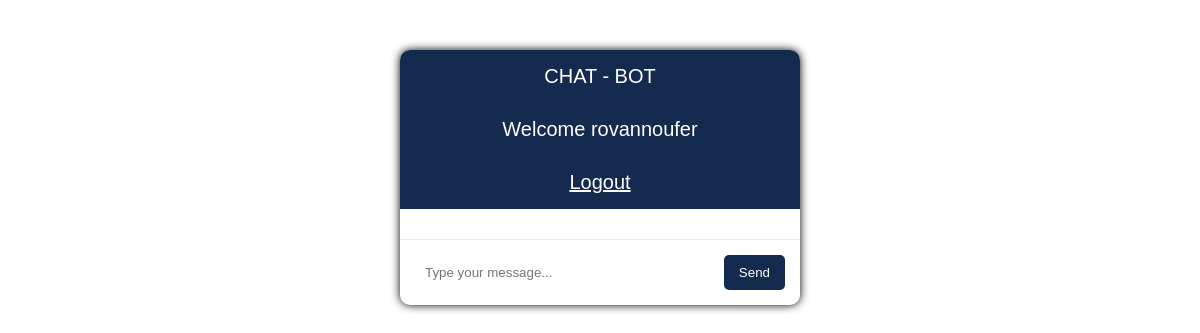
The app's page / (signed in), older data.
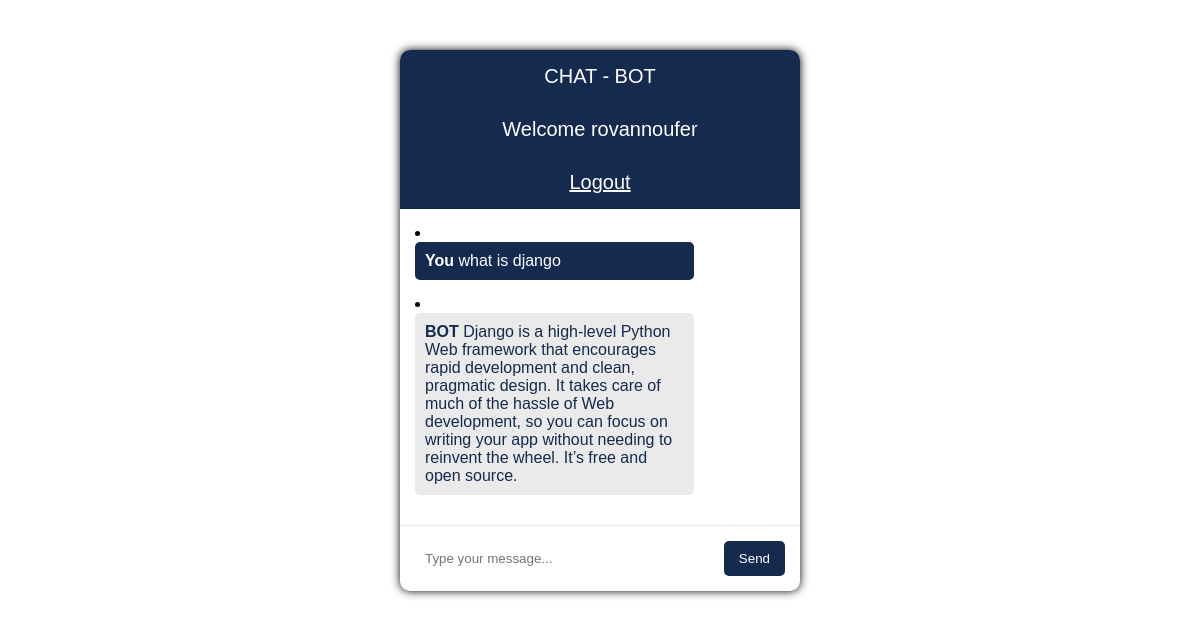
The same page, newer data.
### core/models.py (models this page shows, shortened)
class Chat(models.Model):
    user = models.ForeignKey(User, on_delete=models.CASCADE)
    message = models.TextField()
    response = models.TextField()
    created_at = models.DateTimeField(auto_now_add=True)

### core/views.py (the view)
# urls.py: path('', views.chatbot, name='chatbot'),
def chatbot(request):
    chats = Chat.objects.filter(user = request.user)
    if request.method == 'POST':
        message = request.POST.get('message')
        response = ask_openai(message)
        chat = Chat(user = request.user, message = message, response = response, created_at = timezone.now())
        chat.save()
        return JsonResponse({'message': message, 'response': response})
    return render(request, 'chatbot.html', {'chats':chats})

### templates/chatbot.html (shortened to what this page needs)
<!DOCTYPE html>
<html lang="en">
<head>
</head>
<body>
<div class="chat-container">
    <div class="chat-header"> CHAT - BOT </div>
    {% if user.is_authenticated %}
    <div class="chat-header"> Welcome {{ user.username }} </div>
    <div class="chat-header"> <a href="logout"> Logout </a> </div>
    {% else %}
    <div class="chat-header"> <a href="login"> LOGIN </a>  <a href="signup"> SIGN UP</a> </div>
    {% endif %}
    <form class="message-form">
        <div class="chat-body message-list">
            {% for chat in chats %}
               {% if chat.user == request.user %}
               <li>
                <div class="message user-message">
                    <b> You </b>
                    {{ chat.message }}
                </div>
                </li>
                <li>
                  <div class="message bot-message">
                      <b> BOT </b>
                      {{ chat.response }}
                  </div>
                  </li>
               {% endif %}
            {% endfor %}
        </div>
        <div class="input-container">
            <input type="text" class="input-message" placeholder="Type your message...">
            <button type="submit" class="send-button">Send</button>
        </div>
    </form>
</div>
</body>
</html>

### templates/chatbot.html (style rules this page uses)
body { background-color: #fff; font-family: 'Poppins', sans-serif; }
a { color: #fff; }
.chat-container { max-width: 400px; margin: 50px auto; background-color: #ffffff; border-radius: 10px; overflow: hidden; box-shadow: 0 0 10px rgba(0, 0, 0, 5); }
.chat-header { background-color: #142a4f; color: #ffffff; padding: 15px; text-align: center; font-size: 20px; }
.chat-body { padding: 15px; max-height: 300px; overflow-y: auto; }
.message { margin-bottom: 15px; }
.user-message { background-color: #142a4f; color: #ffffff; padding: 10px; border-radius: 5px; max-width: 70%; }
.bot-message { background-color: #eaeaea; color: #142a4f; padding: 10px; border-radius: 5px; max-width: 70%; align-self: flex-end; }
.input-container { display: flex; justify-content: space-between; align-items: center; padding: 15px; border-top: 1px solid #eaeaea; }
.input-message { flex-grow: 1; padding: 10px; border: none; border-radius: 5px; margin-right: 10px; }
.send-button { background-color: #142a4f; color: #ffffff; padding: 10px 15px; border: none; border-radius: 5px; cursor: pointer; }

Row changes from the older to the newer data that the page shows:
added Chat: message "what is django", response "Django is a high-level Python Web framework that encourages rapid development and clean, pragmatic design. It takes care of much of the hassle of Web development, so you can focus on writing your app without needing to reinvent the wheel. It’s free and open source."
